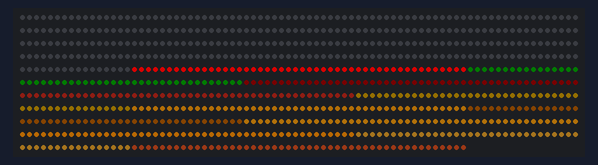
Recording of a sketch running on a simulated ATtiny85, built with avr-gcc and run on an emulated ATtiny85. On the bench: 864 RGB LEDs in strip order, left to right, continuing on the next row. Wiring (inferred from the names in the program): WS2812 LEDs: data PB0. Dim RGB values are drawn brighter than linear; random numbers use the default seed unless the sketch sets one.

Above: at 0.17 s.
At 22.04 s:
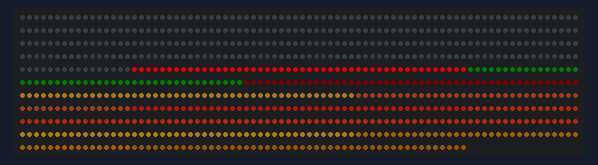

The sketch:

fireplace_progmem_object.ino
```cpp
#include <avr/pgmspace.h>
#include "FireplaceBacklight.h"
#include "SimpleNeoPixel.h"
//#include <MemoryFree.h>


#define __BOARD__ ATTINY
//#define __BOARD__ ARDUINO

#if (__BOARD__ == ATTINY)
#define PWM_PIN 0 // 0 = pin 0 on ATTiny
#else
#define PWM_PIN 5 // 5 = pin 9 on blend micro
#endif


/**
 *  Neopixel Configuration
 */
// each pixel consumes 2*(1+1+2) = 8 bytes of data
// the ATTiny has 512 bytes of RAM.  MAX: ~ (512/8)= 64 pixels
// the Arduino has 2048 bytes of ram.  MAX: ~ (2048/8) = 256 pixels
const unsigned int LED_COUNT = 144; // number of LED pins, 144
const byte NEOPIXEL_PIN = PWM_PIN; // PWM-compatible output pin


const unsigned int FRAMERATE_MS = 16; //16; // 16 ms = 60 fps


const byte numPixelColors = 48;
const unsigned long pixels[] PROGMEM = {
  0x7C70634,
  0xE132A0,
  0x18FB471D,
  0x17F70834,
  0x14CF361D,
  0x1CE6341D,
  0x8DE3F34,
  0xAD31C34,
  0x1BF23A1D,
  0x1DD028A0,
  0xFDD3F34,
  0x13CE0B34,
  0x21E839A0,
  0x7E20134,
  0x11DE321D,
  0x1F91334,
  0x15C21534,
  0x16E52E34,
  0x1AF22234,
  0x9CD2A34,
  0xCE034A0,
  0x18F4301D,
  0x10CC0C1D,
  0x17D8001D,
  0xDE6381D,
  0xAC53234,
  0x5F43634,
  0x1DC81D1D,
  0x1ED23C34,
  0x20D029A0,
  0x15C510A0,
  0xCDB1934,
  0x1FE814A0,
  0x15E737A0,
  0x11DA3F1D,
  0x1CA111D,
  0x12F617A0,
  0x10FB43A0,
  0x12C42134,
  0x1BFA031D,
  0x20C53DA0,
  0x1FDF1434,
  0x4EA3734,
  0x21E74434,
  0x21FC101D,
  0x20F42DA0,
  0x9CA1E34,
  0x7D6071D
};


FireplaceBacklight fireplaceBacklight = FireplaceBacklight(NEOPIXEL_PIN, LED_COUNT, pixels, numPixelColors);

unsigned long frameStartTime_ms = 0;
unsigned long currentTime = 0;

void setup() {
    frameStartTime_ms = millis();
}
void loop() {

  currentTime = millis();
  int timeDifference = currentTime - frameStartTime_ms;
  if (timeDifference > FRAMERATE_MS) {
    fireplaceBacklight.updateFrame();
    fireplaceBacklight.displayFrame();
    frameStartTime_ms = currentTime;
  }

}
```

ColorConverter.cpp
```cpp
/*
  ColorConverter.cpp - Library for converting between color space
  Created by Tony Gaitatzis, 2015
  Released into the public domain.
*/
#include "ColorConverter.h"

/**
 * convert hsv color space to rgb color space
 * based on code from http://stackoverflow.com/a/22120275
 *
 * @param hsvColor an hsv color struct
 * @return an rgb color struct
 */
rgb ColorConverter::hsv2rgb(hsv hsvColor) {
    rgb rgbColor;
    unsigned char region, p, q, t;
    unsigned int h, s, v, remainder;

    if (hsvColor.s == 0)
    {
        rgbColor.r = hsvColor.v;
        rgbColor.g = hsvColor.v;
        rgbColor.b = hsvColor.v;
        return rgbColor;
    }

    // converting to 16 bit to prevent overflow
    h = hsvColor.h;
    s = hsvColor.s;
    v = hsvColor.v;

    region = h / 43;
    remainder = (h - (region * 43)) * 6;

    p = (v * (255 - s)) >> 8;
    q = (v * (255 - ((s * remainder) >> 8))) >> 8;
    t = (v * (255 - ((s * (255 - remainder)) >> 8))) >> 8;

    switch (region)
    {
        case 0:
            rgbColor.r = v;
            rgbColor.g = t;
            rgbColor.b = p;
            break;
        case 1:
            rgbColor.r = q;
            rgbColor.g = v;
            rgbColor.b = p;
            break;
        case 2:
            rgbColor.r = p;
            rgbColor.g = v;
            rgbColor.b = t;
            break;
        case 3:
            rgbColor.r = p;
            rgbColor.g = q;
            rgbColor.b = v;
            break;
        case 4:
            rgbColor.r = t;
            rgbColor.g = p;
            rgbColor.b = v;
            break;
        default:
            rgbColor.r = v;
            rgbColor.g = p;
            rgbColor.b = q;
            break;
    }

    return rgbColor;
}


/**
 * convert rgb color space to hsv color space
 *
 * @param rgbColor an rgb color struct
 * @return an hsv color struct
 */
hsv ColorConverter::rgb2hsv(rgb rgbColor)
{
    hsv hsvColor;
    unsigned char rgbMin, rgbMax;

    rgbMin = rgbColor.r < rgbColor.g ? (rgbColor.r < rgbColor.b ? rgbColor.r : rgbColor.b) : (rgbColor.g < rgbColor.b ? rgbColor.g : rgbColor.b);
    rgbMax = rgbColor.r > rgbColor.g ? (rgbColor.r > rgbColor.b ? rgbColor.r : rgbColor.b) : (rgbColor.g > rgbColor.b ? rgbColor.g : rgbColor.b);

    hsvColor.v = rgbMax;
    if (hsvColor.v == 0)
    {
        hsvColor.h = 0;
        hsvColor.s = 0;
        return hsvColor;
    }

    hsvColor.s = 255 * ((long)(rgbMax - rgbMin)) / hsvColor.v;
    if (hsvColor.s == 0)
    {
        hsvColor.h = 0;
        return hsvColor;
    }

    if (rgbMax == rgbColor.r)
        hsvColor.h = 0 + 43 * (rgbColor.g - rgbColor.b) / (rgbMax - rgbMin);
    else if (rgbMax == rgbColor.g)
        hsvColor.h = 85 + 43 * (rgbColor.b - rgbColor.r) / (rgbMax - rgbMin);
    else
        hsvColor.h = 171 + 43 * (rgbColor.r - rgbColor.g) / (rgbMax - rgbMin);

    return hsvColor;
}
```

ColorConverter.h
```cpp
/*
  ColorConverter.cpp - Library for converting between color space
  Created by Tony Gaitatzis, 2015
  Released into the public domain.
*/

#ifndef ColorConverter_h
#define ColorConverter_h

#include "Arduino.h"


struct hsv {
    byte h;       // angle in degrees
    byte s;       // percent
    byte v;       // percent
};

struct rgb {
    byte r;
    byte g;
    byte b;
};

class ColorConverter
{
  public:

    static hsv rgb2hsv(rgb in);
    static rgb hsv2rgb(hsv in);
};


#endif
```

FireplaceBacklight.cpp
```cpp
/*
  FireplaceBacklight.cpp - Library for powering neopixel fireplace backlight
  Created by Tony Gaitatzis, February 8, 2015.
  Released into the public domain.
*/
#include "FireplaceBacklight.h"

/**
 * Create a FireplaceBacklight
 *
 * @param neopixelPin the output PWM pin that communicates with the NeoPixels
 * @param numNeopixels the number of NeoPixels we are powering
 * @param pixelMemoryAddress the EEPROM pixel memory address
 * @param numPixelColors the total number of preset colors in EEPROM
 */
FireplaceBacklight::FireplaceBacklight(unsigned char neopixelPin, unsigned int numNeopixels, const unsigned long* pixelMemoryAddress, unsigned int numPixelColors) {
  this->_neopixelPin = neopixelPin;
  this->_pixelMemoryAddress = pixelMemoryAddress;
  this->_numPixelColors = numPixelColors;

  this->_DIVIDER = 18;

  this->_numWorkingPixels = numNeopixels/this->_DIVIDER;

  // initialize _pixels and _oldPixels
  this->_pixelPointers = (PixelPointer*) malloc (this->_numWorkingPixels*sizeof(PixelPointer));
  this->_rgbColors = (rgb*) malloc (this->_numWorkingPixels*sizeof(rgb));

  // make room for the neopixels
  this->_pixelStrip = (SimpleNeopixel*) malloc (sizeof(SimpleNeopixel*));

  this->_pixelStrip = new SimpleNeopixel(numNeopixels,  this->_neopixelPin);
  this->_pixelStrip->begin();

  this->_initialize();
}


FireplaceBacklight::~FireplaceBacklight() {
  free(this->_pixelStrip);
  this->_pixelStrip = NULL;
  free(this->_pixelPointers);
  this->_pixelPointers = NULL;
  free(this->_rgbColors);
  this->_rgbColors = NULL;
}


/**
 * Set up the initial values for the pixels
 */
void FireplaceBacklight::_initialize() {

  this->_lastFrameUpdate_ms = 0;
  this->_currentFrameUpdate_ms = millis();

  for (unsigned int index = 0; index < this->_numWorkingPixels; index++) {
    this->_pixelPointers[index].fromPixelIndex = rand() % this->_numPixelColors;
    this->_pixelPointers[index].toPixelIndex = rand() % this->_numPixelColors;

    Pixel p;
    p = this->_readPixelFromEEPROM(this->_pixelPointers[index].toPixelIndex, this->_pixelMemoryAddress);
    this->_pixelPointers[index].timeout = p.timeout;
  }

}

/**
 * Read memory address from EEPROM and unpack into a Pixel
 */
Pixel FireplaceBacklight::_readPixelFromEEPROM(unsigned int pixelNumber, const long unsigned int* memoryAddress) {
  unsigned long package = pgm_read_dword_near(memoryAddress+pixelNumber);
  Pixel pixel = this->_unpackPixel(package);
  return pixel;
}

/**
 * unpack binary encoded data into a Pixel struct
 *
 * @param package a binary encoded long containing Pixel data
 * @return a Pixel struct
 */
Pixel FireplaceBacklight::_unpackPixel(unsigned long package) {
  Pixel pixel;

  pixel.timeout = (package & 0xFF) * 8;
  pixel.color.v = (package >> 8) & 0xFF;
  pixel.color.s = (package >> 16) & 0xFF;
  pixel.color.h = (package >> 24) & 0xFF;

  return pixel;
}

/**
 * Update the animation frame.
 * This will change the light colors based on the current timestamp
 *
 * @param timeDifference the difference since the last frame update
 */
void FireplaceBacklight::updateFrame() {

  this->_lastFrameUpdate_ms = this->_currentFrameUpdate_ms;
  this->_currentFrameUpdate_ms = millis();

  unsigned int timeDifference = this->_currentFrameUpdate_ms - this->_lastFrameUpdate_ms;
  /* */

  for (unsigned int index = 0; index < this->_numWorkingPixels; index++) {
    // if this color change is over, pick a new color and begin tweening again
    if (this->_pixelPointers[index].timeout <= 0) {
      this->_pixelPointers[index].fromPixelIndex = this->_pixelPointers[index].toPixelIndex;

      this->_pixelPointers[index].toPixelIndex = rand() % this->_numPixelColors;
      Pixel p;
      p = this->_readPixelFromEEPROM(this->_pixelPointers[index].toPixelIndex, this->_pixelMemoryAddress);
      this->_pixelPointers[index].timeout = p.timeout;
    }

    // subtract the time difference
    if (timeDifference > this->_pixelPointers[index].timeout) {
      this->_pixelPointers[index].timeout = 0;
    } else {
      this->_pixelPointers[index].timeout = this->_pixelPointers[index].timeout - timeDifference;
    }


    // tween between pixels
    Pixel startPixel = this->_readPixelFromEEPROM(this->_pixelPointers[index].fromPixelIndex, this->_pixelMemoryAddress);
    Pixel endPixel = this->_readPixelFromEEPROM(this->_pixelPointers[index].toPixelIndex, this->_pixelMemoryAddress);

    hsv currentPixelColor = this->_tweenHsvColor(startPixel, endPixel, this->_pixelPointers[index].timeout);
    this->_rgbColors[index] = ColorConverter::hsv2rgb(currentPixelColor);

    //this->_rgbColors[index].r = rand()%255;
    //this->_rgbColors[index].g = this->_rgbColors[index].b = this->_rgbColors[index].r;


  }
}


/**
 * display the new color values on the pixel strip
 */

void FireplaceBacklight::displayFrame() {
  unsigned int multiplier = (this->_DIVIDER) - 1;
  unsigned int index;
  cli();
  do {
    index = this->_numPixelColors-1;
    do {
      this->_pixelStrip->sendPixel(this->_rgbColors[multiplier].r, this->_rgbColors[multiplier].g, this->_rgbColors[multiplier].b);
      //this->_pixelStrip->sendPixel(this->_rgbColors[index].r, this->_rgbColors[index].g, this->_rgbColors[index].b);
    } while (index--);
  } while (multiplier--);
  /*
  while (multiplier++ < this->_DIVIDER) {
    for (unsigned int index=0; index<this->_numWorkingPixels; index++) {
      //this->_pixelStrip->sendPixel(this->_rgbColors[0].r, this->_rgbColors[0].g, this->_rgbColors[0].b);
      this->_pixelStrip->sendPixel(this->_rgbColors[index].r, this->_rgbColors[index].g, this->_rgbColors[index].b);
    }
  }
  /* */
  sei();

  this->_pixelStrip->show();
  /* */
}

/**
 * find the difference between two pixels based on the current timeout
 *
 * @param startPixel the pixel we started with
 * @param endPixel the pixel we will end with
 * @param timeout the timeout counter that we are going between
 * @return an hsv color struct
 */
/*
hsv FireplaceBacklight::_tweenHsvColor(Pixel startPixel, Pixel endPixel, unsigned int timeout) {
  hsv currentColor;

  float percentDone = 1-((float)timeout/(endPixel.timeout));

  currentColor.h = this->_tweenValue(startPixel.color.h, endPixel.color.h, percentDone);
  currentColor.s = this->_tweenValue(startPixel.color.s, endPixel.color.s, percentDone);
  currentColor.v = this->_tweenValue(startPixel.color.v, endPixel.color.v, percentDone);

  return currentColor;
}
/* */

hsv FireplaceBacklight::_tweenHsvColor(Pixel startPixel, Pixel endPixel, unsigned int timeout) {
  hsv currentColor;

  float percentDone = 1-((float)timeout/(endPixel.timeout));

  float h = ((endPixel.color.h - startPixel.color.h)*percentDone + startPixel.color.h);
  float s = ((endPixel.color.s - startPixel.color.s)*percentDone + startPixel.color.s);
  float v = ((endPixel.color.v - startPixel.color.v)*percentDone + startPixel.color.v);

  currentColor.h = h;
  currentColor.s = s;
  currentColor.v = v;

  return currentColor;
}


/**
 * return the percent value between two numbers
 *
 * @param startValue the min value
 * @param endValue the max value
 * @param percent the percent difference between startValue and endValue
 * @return a byte value between 0 and 255
 */
byte FireplaceBacklight::_tweenValue(float startValue, float endValue, float percent) {
  float floatVal = ((endValue - startValue)*percent + startValue);

  byte result = (byte) floatVal;
  return result;
}
```

FireplaceBacklight.h
```cpp
/*
  FireplaceBacklight.h - Library for powering neopixel fireplace backlight
  Created by Tony Gaitatzis, February 8, 2015.
  Released into the public domain.
*/

#ifndef FireplaceBacklight_h
#define FireplaceBacklight_h

#include "Arduino.h"
#include "ColorConverter.h"
#include "SimpleNeoPixel.h"

struct Pixel {
  hsv color;
  unsigned int timeout; // ms
};


struct PixelPointer {
  byte fromPixelIndex;
  byte toPixelIndex;
  unsigned int timeout;
};


class FireplaceBacklight
{
  public:
    FireplaceBacklight(unsigned char neopixelPin, unsigned int numNeopixels, const unsigned long* pixelMemoryAddress, unsigned int numPixelColors);
    ~FireplaceBacklight();
    void updateFrame();
    void displayFrame();

    SimpleNeopixel *_pixelStrip;

  private:
    unsigned int _DIVIDER; // divide number of pixel by this number
    unsigned char _neopixelPin;
    unsigned int _numPixelColors;
    const unsigned long* _pixelMemoryAddress;
    PixelPointer* _pixelPointers;
    rgb *_rgbColors;

    unsigned int _numWorkingPixels;
    unsigned long lastTime;
    unsigned long currentTime;

    void _initialize();
    Pixel _readPixelFromEEPROM(unsigned int pixelNumber, const long unsigned int* memoryAddress);
    Pixel _unpackPixel(unsigned long package);
    hsv _tweenHsvColor(Pixel startPixel, Pixel endPixel, unsigned int timeout);
    byte _tweenValue(float startValue, float endValue, float percent);


    unsigned long _lastFrameUpdate_ms;
    unsigned long _currentFrameUpdate_ms;

};


#endif
```

SimpleNeopixel.h
```cpp
/*
  SimpleNeoPixel.cpp - Neopixel library created by josh.com

 http://wp.josh.com/2014/05/13/ws2812-neopixels-are-not-so-finicky-once-you-get-to-know-them/
 */

#ifndef SimpleNeopixel_h
#define SimpleNeopixel_h

#include "Arduino.h"
#include <util/delay.h>


// These values depend on which pin your string is connected to and what board you are using
// More info on how to find these at http://www.arduino.cc/en/Reference/PortManipulation

// These values are for digital pin 8 on an Arduino Yun or digital pin 12 on a DueMilinove/UNO
// Note that you could also include the DigitalWriteFast header file to not need to to this lookup.

#define PIXEL_PORT  PORTB  // Port of the pin the pixels are connected to
#define PIXEL_DDR   DDRB   // Port of the pin the pixels are connected to
//#define PIXEL_BIT   5      // Bit of the pin the pixels are connected to

//#define PIXEL_BIT   5      // 5 = pin 9 on blend micro
#define PIXEL_BIT   0      // 0 = pin 1 on attiny85

// These are the timing constraints taken mostly from the WS2812 datasheets
// These are chosen to be conservative and avoid problems rather than for maximum throughput

#define T1H  900    // Width of a 1 bit in ns
#define T1L  600    // Width of a 1 bit in ns

#define T0H  400    // Width of a 0 bit in ns
#define T0L  900    // Width of a 0 bit in ns

#define RES 6000    // Width of the low gap between bits to cause a frame to latch

// Here are some convience defines for using nanoseconds specs to generate actual CPU delays

#define NS_PER_SEC (1000000000L)          // Note that this has to be SIGNED since we want to be able to check for negative values of derivatives
#define CYCLES_PER_SEC (F_CPU)
#define NS_PER_CYCLE ( NS_PER_SEC / CYCLES_PER_SEC )
#define NS_TO_CYCLES(n) ( (n) / NS_PER_CYCLE )


class SimpleNeopixel
{
public:
  SimpleNeopixel( unsigned int numPixels, unsigned char pin);
  ~SimpleNeopixel();
  void begin();
  void sendPixel(unsigned char r, unsigned char g , unsigned char b);
  void show();
  unsigned int numPixels();
private:
  unsigned int _numPixels;
  byte _pin;

  void _sendBit(bool bitVal);
  void _sendByte(unsigned char byte);

};

#endif
```

Source omitted: SimpleNeopixel.cpp (4530 bytes)
